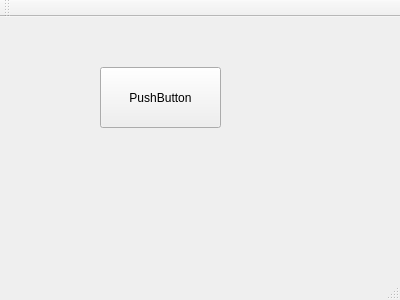
<?xml version="1.0" encoding="UTF-8"?>
<ui version="4.0">
 <class>MainWindow</class>
 <widget class="QMainWindow" name="MainWindow">
  <property name="geometry">
   <rect>
    <x>0</x>
    <y>0</y>
    <width>400</width>
    <height>300</height>
   </rect>
  </property>
  <property name="windowTitle">
   <string>MainWindow</string>
  </property>
  <widget class="QWidget" name="centralWidget">
   <widget class="QPushButton" name="pushButton">
    <property name="geometry">
     <rect>
      <x>100</x>
      <y>50</y>
      <width>121</width>
      <height>61</height>
     </rect>
    </property>
    <property name="text">
     <string>PushButton</string>
    </property>
   </widget>
  </widget>
  <widget class="QMenuBar" name="menuBar">
   <property name="geometry">
    <rect>
     <x>0</x>
     <y>0</y>
     <width>400</width>
     <height>29</height>
    </rect>
   </property>
  </widget>
  <widget class="QToolBar" name="mainToolBar">
   <attribute name="toolBarArea">
    <enum>TopToolBarArea</enum>
   </attribute>
   <attribute name="toolBarBreak">
    <bool>false</bool>
   </attribute>
  </widget>
  <widget class="QStatusBar" name="statusBar"/>
 </widget>
 <layoutdefault spacing="6" margin="11"/>
 <resources/>
 <connections/>
</ui>
